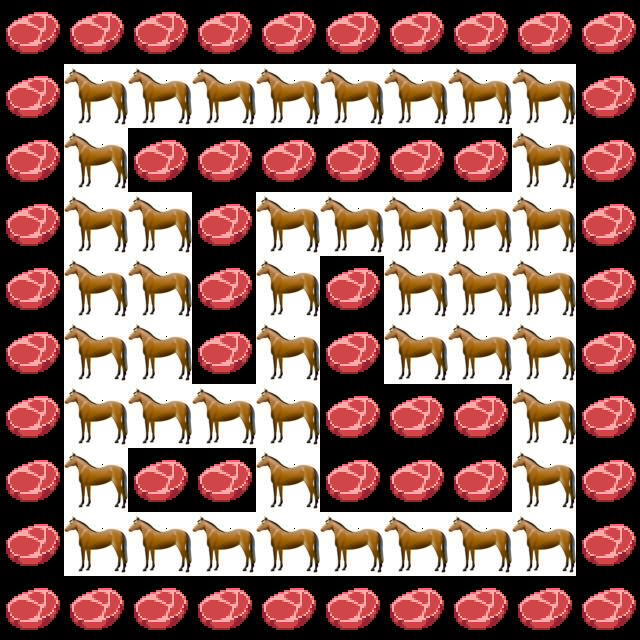

The image is a tile-based game level rendered from a .tmx file. Its description and source (layers, tilesets, objects; grid data summarised) follow:
An orthogonal 10x10 tile map with 64x64 px tiles, 1 tile layer (Tile Layer 1), 3 tilesets.

<map version="1.0" orientation="orthogonal" width="10" height="10" tilewidth="64" tileheight="64">
 <tileset firstgid="1" name="horse" tilewidth="64" tileheight="64">
  <image source="horseTile.jpeg" trans="fffdf6" width="64" height="64" />
 </tileset>
 <tileset firstgid="2" name="steak" tilewidth="64" tileheight="64">
  <image source="steakTile.png" trans="fffdf6" width="64" height="64" />
  <tile id="0">
   <properties>
    <property name="blocked" value="true" />
   </properties>
  </tile>
 </tileset>
 <tileset firstgid="3" name="yellow1" tilewidth="64" tileheight="64">
  <image source="colors/yellow1.png" trans="fffdf6" width="64" height="64" />
  <tile id="0">
   <properties>
    <property name="blocked" value="true" />
   </properties>
  </tile>
 </tileset>
 <layer name="Tile Layer 1" width="10" height="10">
  <data>[100 cells, 100 non-empty, 2 distinct tile ids]</data>
 </layer>
</map>
